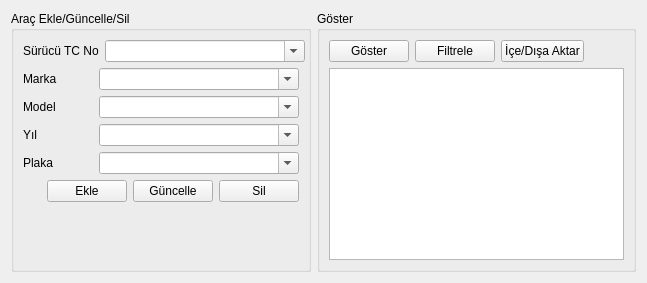
      <widget class="QWidget" name="pageArac">
       <layout class="QGridLayout" name="gridLayout_18">
        <item row="0" column="0">
         <widget class="QGroupBox" name="groupBox_9">
          <property name="minimumSize">
           <size>
            <width>300</width>
            <height>0</height>
           </size>
          </property>
          <property name="maximumSize">
           <size>
            <width>300</width>
            <height>16777215</height>
           </size>
          </property>
          <property name="title">
           <string>Araç Ekle/Güncelle/Sil</string>
          </property>
          <layout class="QGridLayout" name="gridLayout_16">
           <item row="0" column="0">
            <layout class="QVBoxLayout" name="verticalLayout_9">
             <item>
              <layout class="QHBoxLayout" name="horizontalLayout_43">
               <item>
                <widget class="QLabel" name="label_aracmarka_2">
                 <property name="text">
                  <string>Sürücü TC No</string>
                 </property>
                </widget>
               </item>
               <item>
                <widget class="QComboBox" name="comboBox_aracsurucutc">
                 <property name="minimumSize">
                  <size>
                   <width>200</width>
                   <height>0</height>
                  </size>
                 </property>
                 <property name="maximumSize">
                  <size>
                   <width>200</width>
                   <height>16777215</height>
                  </size>
                 </property>
                 <property name="editable">
                  <bool>true</bool>
                 </property>
                 <property name="insertPolicy">
                  <enum>QComboBox::NoInsert</enum>
                 </property>
                </widget>
               </item>
              </layout>
             </item>
             <item>
              <layout class="QHBoxLayout" name="horizontalLayout_30">
               <item>
                <widget class="QLabel" name="label_aracmarka">
                 <property name="text">
                  <string>Marka</string>
                 </property>
                </widget>
               </item>
               <item>
                <widget class="QComboBox" name="comboBox_aracmarka">
                 <property name="minimumSize">
                  <size>
                   <width>200</width>
                   <height>0</height>
                  </size>
                 </property>
                 <property name="maximumSize">
                  <size>
                   <width>200</width>
                   <height>16777215</height>
                  </size>
                 </property>
                 <property name="editable">
                  <bool>true</bool>
                 </property>
                </widget>
               </item>
              </layout>
             </item>
             <item>
              <layout class="QHBoxLayout" name="horizontalLayout_31">
               <item>
                <widget class="QLabel" name="label_aracmodel">
                 <property name="text">
                  <string>Model</string>
                 </property>
                </widget>
               </item>
               <item>
                <widget class="QComboBox" name="comboBox_aracmodel">
                 <property name="minimumSize">
                  <size>
                   <width>200</width>
                   <height>0</height>
                  </size>
                 </property>
                 <property name="maximumSize">
                  <size>
                   <width>200</width>
                   <height>16777215</height>
                  </size>
                 </property>
                 <property name="editable">
                  <bool>true</bool>
                 </property>
                </widget>
               </item>
              </layout>
             </item>
             <item>
              <layout class="QHBoxLayout" name="horizontalLayout_32">
               <item>
                <widget class="QLabel" name="label_aracyil">
                 <property name="text">
                  <string>Yıl</string>
                 </property>
                </widget>
               </item>
               <item>
                <widget class="QComboBox" name="comboBox_aracyil">
                 <property name="minimumSize">
                  <size>
                   <width>200</width>
                   <height>0</height>
                  </size>
                 </property>
                 <property name="maximumSize">
                  <size>
                   <width>200</width>
                   <height>16777215</height>
                  </size>
                 </property>
                 <property name="editable">
                  <bool>true</bool>
                 </property>
                </widget>
               </item>
              </layout>
             </item>
             <item>
              <layout class="QHBoxLayout" name="horizontalLayout_34">
               <item>
                <widget class="QLabel" name="label_aracplaka">
                 <property name="text">
                  <string>Plaka</string>
                 </property>
                </widget>
               </item>
               <item>
                <widget class="QComboBox" name="comboBox_aracplaka">
                 <property name="minimumSize">
                  <size>
                   <width>200</width>
                   <height>0</height>
                  </size>
                 </property>
                 <property name="maximumSize">
                  <size>
                   <width>200</width>
                   <height>16777215</height>
                  </size>
                 </property>
                 <property name="editable">
                  <bool>true</bool>
                 </property>
                </widget>
               </item>
              </layout>
             </item>
             <item>
              <layout class="QHBoxLayout" name="horizontalLayout_35">
               <item>
                <spacer name="horizontalSpacer_7">
                 <property name="orientation">
                  <enum>Qt::Horizontal</enum>
                 </property>
                 <property name="sizeHint" stdset="0">
                  <size>
                   <width>40</width>
                   <height>20</height>
                  </size>
                 </property>
                </spacer>
               </item>
               <item>
                <widget class="QPushButton" name="pushButton_eklearac">
                 <property name="text">
                  <string>Ekle</string>
                 </property>
                 <property name="icon">
                  <iconset resource="icons.qrc">
                   <normaloff>:/img/insert_row.png</normaloff>:/img/insert_row.png</iconset>
                 </property>
                </widget>
               </item>
               <item>
                <widget class="QPushButton" name="pushButton_guncellearac">
                 <property name="text">
                  <string>Güncelle</string>
                 </property>
                 <property name="icon">
                  <iconset resource="icons.qrc">
                   <normaloff>:/img/reload.png</normaloff>:/img/reload.png</iconset>
                 </property>
                </widget>
               </item>
               <item>
                <widget class="QPushButton" name="pushButton_silarac">
                 <property name="text">
                  <string>Sil</string>
                 </property>
                 <property name="icon">
                  <iconset resource="icons.qrc">
                   <normaloff>:/img/delete_row.png</normaloff>:/img/delete_row.png</iconset>
                 </property>
                </widget>
               </item>
              </layout>
             </item>
            </layout>
           </item>
           <item row="1" column="0">
            <layout class="QVBoxLayout" name="verticalLayout_10">
             <item>
              <spacer name="verticalSpacer_4">
               <property name="orientation">
                <enum>Qt::Vertical</enum>
               </property>
               <property name="sizeHint" stdset="0">
                <size>
                 <width>20</width>
                 <height>40</height>
                </size>
               </property>
              </spacer>
             </item>
            </layout>
           </item>
          </layout>
         </widget>
        </item>
        <item row="0" column="1">
         <widget class="QGroupBox" name="groupBox_10">
          <property name="title">
           <string>Göster</string>
          </property>
          <layout class="QGridLayout" name="gridLayout_17">
           <item row="0" column="0">
            <layout class="QHBoxLayout" name="horizontalLayout_36">
             <item>
              <widget class="QPushButton" name="pushButton_gosterarac">
               <property name="text">
                <string>Göster</string>
               </property>
               <property name="icon">
                <iconset resource="icons.qrc">
                 <normaloff>:/img/view.png</normaloff>:/img/view.png</iconset>
               </property>
              </widget>
             </item>
             <item>
              <widget class="QPushButton" name="pushButton_filtrearac">
               <property name="text">
                <string>Filtrele</string>
               </property>
               <property name="icon">
                <iconset resource="icons.qrc">
                 <normaloff>:/img/apply_filter.png</normaloff>:/img/apply_filter.png</iconset>
               </property>
              </widget>
             </item>
             <item>
              <widget class="QPushButton" name="pushButton_icdisarac">
               <property name="text">
                <string>İçe/Dışa Aktar</string>
               </property>
               <property name="icon">
                <iconset resource="icons.qrc">
                 <normaloff>:/img/export_file_browse.png</normaloff>:/img/export_file_browse.png</iconset>
               </property>
              </widget>
             </item>
             <item>
              <spacer name="horizontalSpacer_8">
               <property name="orientation">
                <enum>Qt::Horizontal</enum>
               </property>
               <property name="sizeHint" stdset="0">
                <size>
                 <width>40</width>
                 <height>20</height>
                </size>
               </property>
              </spacer>
             </item>
            </layout>
           </item>
           <item row="1" column="0">
            <widget class="QTableView" name="tableView_arac">
             <property name="editTriggers">
              <set>QAbstractItemView::NoEditTriggers</set>
             </property>
             <property name="alternatingRowColors">
              <bool>true</bool>
             </property>
             <property name="selectionMode">
              <enum>QAbstractItemView::SingleSelection</enum>
             </property>
             <property name="selectionBehavior">
              <enum>QAbstractItemView::SelectRows</enum>
             </property>
             <property name="sortingEnabled">
              <bool>true</bool>
             </property>
            </widget>
           </item>
          </layout>
         </widget>
        </item>
       </layout>
      </widget>
